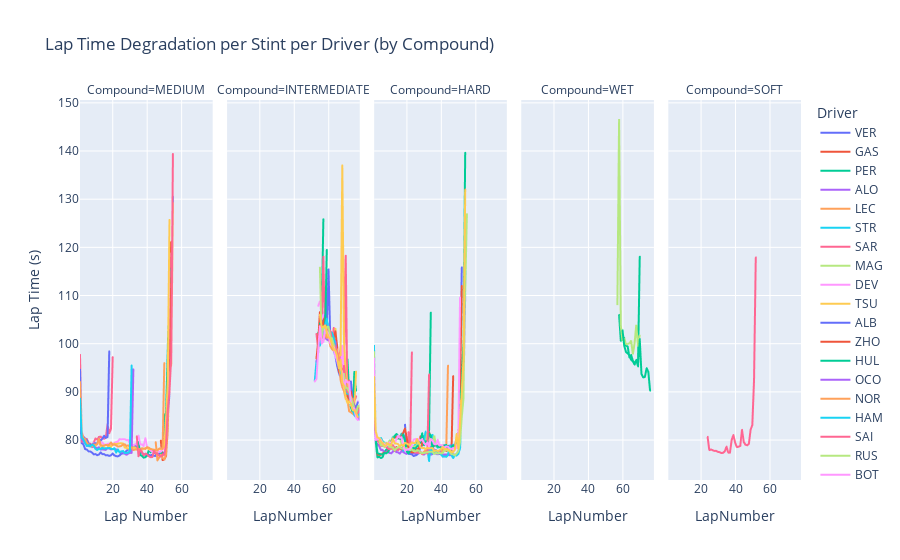

Source (notebook cell):
### Code cell
import plotly.express as px

fig = px.line(merged_df,
              x="LapNumber",
              y="LapTime_sec",
              color="Driver",
              line_group="Stint",
              facet_col="Compound",
              hover_data=["Team", "Stint", "TyreLife"],
              title="Lap Time Degradation per Stint per Driver (by Compound)")
fig.update_layout(xaxis_title="Lap Number", yaxis_title="Lap Time (s)")
fig.show()
